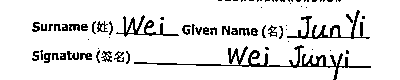
#> input picture test_image/dpi100_4.png, 400 x 80 px, found by its file name
$ python smooth.py
#> lines starting #> are read from the running program, lines starting #| are printed output that depends on the picture; after the words box and inside, x2 and y2 are one past the last pixel; in counts of white or black regions, pixels touching at a corner belong together
import cv2
import numpy as np

img = cv2.imread('D:\Year4\FYP\Project\dpi100_4.png')
#> img is the input picture: shape (80, 400, 3); 89.7% white; black in thin lines or dots, all inside (x1, y1, x2, y2) = (32, 0, 371, 80)
median = cv2.medianBlur(img,5)
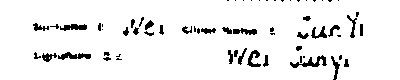
#> median: shape (80, 400, 3); 93.5% white; 63 black regions (30 under 20 px), largest, box (x1, y1, x2, y2) and area: (290, 55, 327, 68) 179, (58, 52, 91, 60) 149, (60, 24, 87, 31) 126
cv2.imwrite('D:\Year4\FYP\Project\dpi100_5.png',median)

$ run again, with test_image/1650110040(1).png copied over test_image/dpi100_4.png
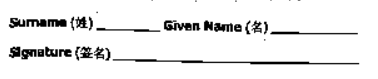
#> input picture test_image/1650110040(1).png, 378 x 79 px, found by its file name
#> img is the input picture: shape (79, 378, 3); min 0, max 255, mean 235.1
#> `median = cv2.medianBlur(img,5)`:
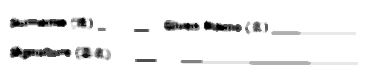
#> median: shape (79, 378, 3); min 0, max 255, mean 240.8

$ run again, with test_image/dpi100_namecut.png copied over test_image/dpi100_4.png
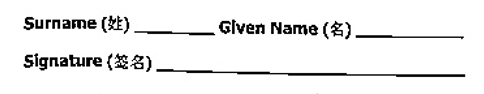
#> input picture test_image/dpi100_namecut.png, 484 x 94 px, found by its file name
#> img is the input picture: shape (94, 484, 3); min 0, max 255, mean 236.9
#> `median = cv2.medianBlur(img,5)`:
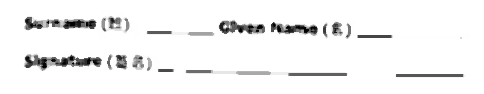
#> median: shape (94, 484, 3); min 0, max 255, mean 241.9
